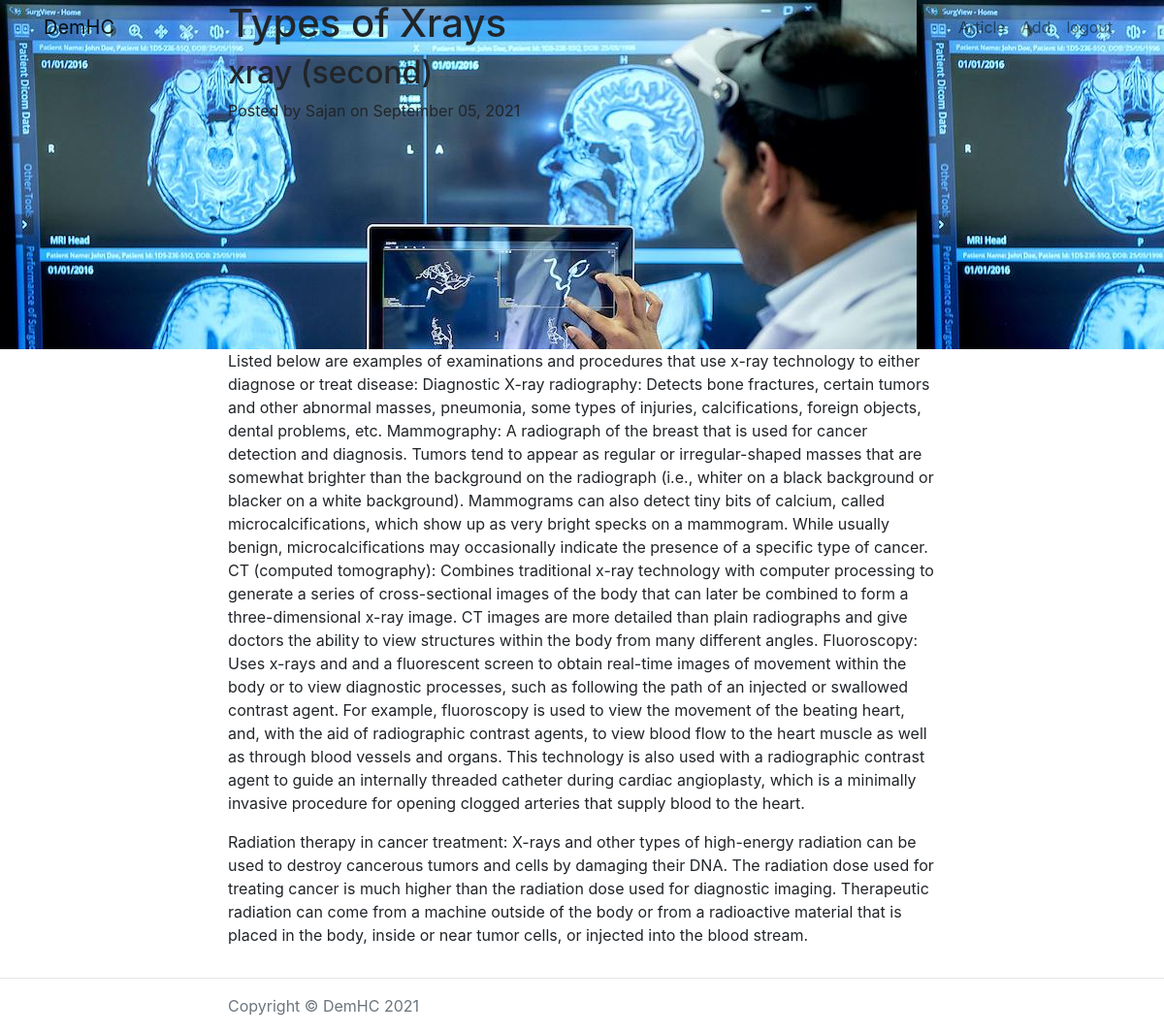
/post/5 (signed in), run on the app's committed database.
### app.py (models this page shows)
class Blogpost(db.Model):
    id = db.Column(db.Integer, primary_key=True)
    title = db.Column(db.String(50))
    subtitle = db.Column(db.String(50))
    author = db.Column(db.String(20))
    date_posted = db.Column(db.DateTime)
    content = db.Column(db.Text)

### app.py (the view)
@app.route('/post/<int:post_id>')
@login_required
def post(post_id):
    post = Blogpost.query.filter_by(id=post_id).one()
    return render_template('post.html',post=post)

### app.py (called while the page is built)
@login_manager.user_loader
def load_user(user_id):
    return User.query.get(int(user_id))

### templates/post.html (shortened to what this page needs)
<!DOCTYPE html>
<html lang="en">
<head>
    <link rel="stylesheet" href="https://stackpath.bootstrapcdn.com/bootstrap/4.1.3/css/bootstrap.min.css">
    <link rel="stylesheet" href="https://use.fontawesome.com/releases/v5.6.1/css/all.css">
</head>
<body>
    <nav class="navbar navbar-expand-lg navbar-light fixed-top" id="mainNav">
        <div class="container">
            <a class="navbar-brand" href="{{ url_for('index') }}">DemHC</a>
            <div class="collapse navbar-collapse" id="navbarResponsive">
                <ul class="navbar-nav ml-auto">
                    <li class="nav-item">
                        <a class="nav-link" href="{{ url_for('article') }}">Article</a>
                    </li>
                    <li class="nav-item">
                        <a class="nav-link" href="{{ url_for('add') }}">Add</a>
                    </li>
                    <li class="nav-item">
                        <a class="nav-link" href="{{ url_for('logout') }}">logout</a>
                    </li>
                </ul>
            </div>
        </div>
    </nav>
    <header class="masthead" style="background-image:  url('static/p.jpeg'); height: 45vh;">
        <div class="container">
            <div class="row">
                <div class="col-lg-8 col-md-10 mx-auto">
                    <div class="post-heading">
                        <h1>{{ post.title }}</h1>
                        <h2 class="subheading">{{ post.subtitle }}</h2>
                        <span class="meta">Posted by
                {{ post.author }}
                on {{ post.date_posted.strftime('%B %d, %Y') }}</span>
                    </div>
                </div>
            </div>
        </div>
    </header>
    <article>
        <div class="container">
            <div class="row">
                <div class="col-lg-8 col-md-10 mx-auto">
                    {{ post.content|safe }}
                </div>
            </div>
        </div>
    </article>
    <hr>
    <footer>
        <div class="container">
            <div class="row">
                <div class="col-lg-8 col-md-10 mx-auto">
                    <p class="copyright text-muted">Copyright &copy; DemHC 2021</p>
                </div>
            </div>
        </div>
    </footer>
</body>
</html>

### data on the page
Blogpost: title "Types of Xrays", subtitle "xray (second)", author "Sajan", date_posted "September 05, 2021", content "Listed below are examples of examinations and procedures that use x-ray technology to either diagnose or treat disease: Diagnostic X-ray radiography: Detects bone fractures, certain tumors and other abnormal masses, pneumonia, some types of injuries, calcifications, foreign objects, dental problems, etc. Mammography: A radiograph of the breast that is used for cancer detection and diagnosis. Tumors tend to appear as regular or irregular-shaped masses that are somewhat brighter than the background on the radiograph (i.e., whiter on a black background or blacker on a white background). Mammograms can also detect tiny bits of calcium, called microcalcifications, which show up as very bright…"
